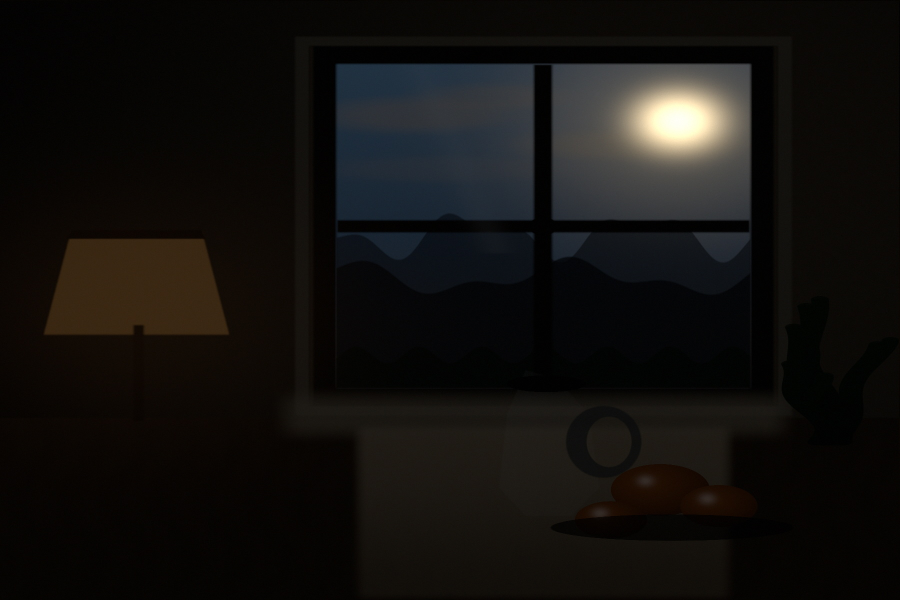
#> input picture samples/bracket_01_dark.jpg, 1800 x 1200 px (shown at 1/2 size); its folder holds only this picture in this run
$ python -i alignment.py   (imports and definitions only)   (older library calls are emulated)
#> lines starting #> are read from the running program, lines starting #| are printed output that depends on the picture
"""Geometric alignment for multi-exposure brackets.

Alignment paths:

* pure translation -> integer-pixel crops when the shift is integral, or one
  high-quality sub-pixel warp when it is fractional;
* rotation / scale drift -> ORB + RANSAC similarity estimate, then a homography
  candidate scored on high-frequency texture; one cubic/Lanczos warp and a
  common-area crop remove the border;
* after either global model, a 7x9 phase-correlation grid estimates and corrects
  small depth-dependent residual shifts (foreground vs. background parallax).

The second path is what the DJI Mimo validation set needs: its frames contain
up to ~0.8 degrees of rotation and ~0.3% scale drift, which a translation-only
crop cannot remove.
"""

from __future__ import annotations

import math
from typing import Callable, Sequence

import cv2
import numpy as np

ProgressFn = Callable[[str, float], None]


def _emit(progress: ProgressFn | None, message: str, fraction: float) -> None:
    if progress:
        progress(message, max(0.0, min(1.0, fraction)))


def _alignment_features(gray: np.ndarray) -> np.ndarray:
    """Exposure-tolerant edge map for phase correlation."""
    blurred = cv2.GaussianBlur(gray, (5, 5), 0)
    gx = cv2.Scharr(blurred, cv2.CV_32F, 1, 0)
    gy = cv2.Scharr(blurred, cv2.CV_32F, 0, 1)
    magnitude = cv2.magnitude(gx, gy)
    magnitude -= float(magnitude.mean())
    magnitude /= float(magnitude.std()) + 1e-6
    return magnitude


# [739 lines left out: functions _align_translation, _largest_rectangle, _estimate_similarity, _warp_and_crop_similarity, _to_matrix3, _score_geometry and 7 more, not called in this run]

>>> import cv2
>>> picture = cv2.imread('../samples/bracket_01_dark.jpg', cv2.IMREAD_GRAYSCALE)
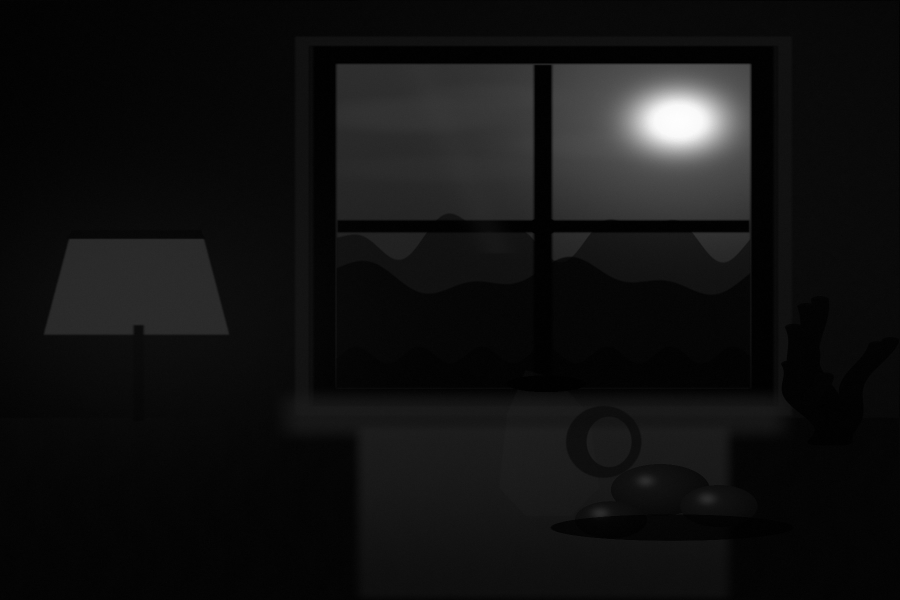
#> picture: shape (1200, 1800) (shown at 1/2 size); min 0, max 254, mean 17.4
>>> result = _alignment_features(picture)
#> in _alignment_features, `gx = cv2.Scharr(blurred, cv2.CV_32F, 1, 0)`:
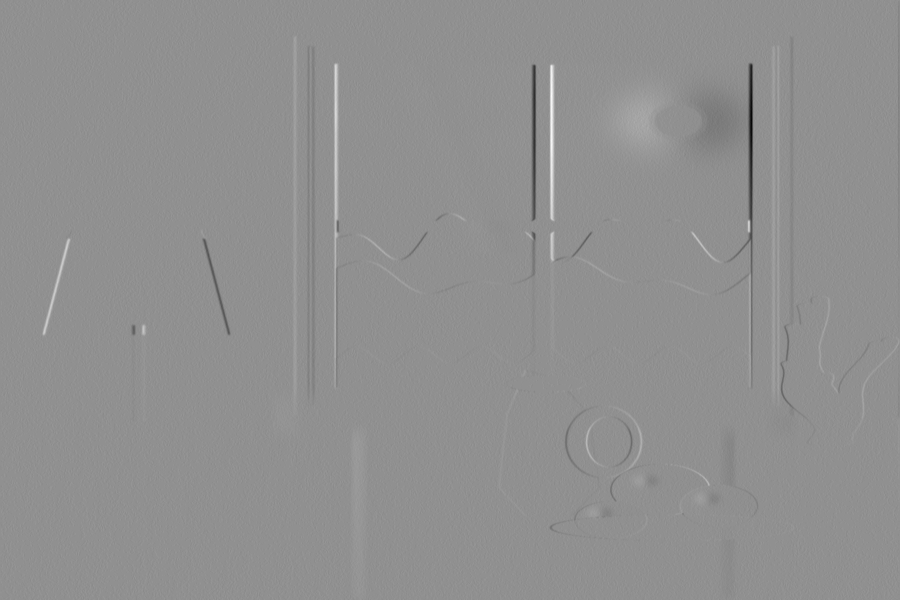
#> gx: shape (1200, 1800) float32 (shown at 1/2 size); min -480, max 368, mean 0; drawn with min black and max white
#> in _alignment_features, `gy = cv2.Scharr(blurred, cv2.CV_32F, 0, 1)`:
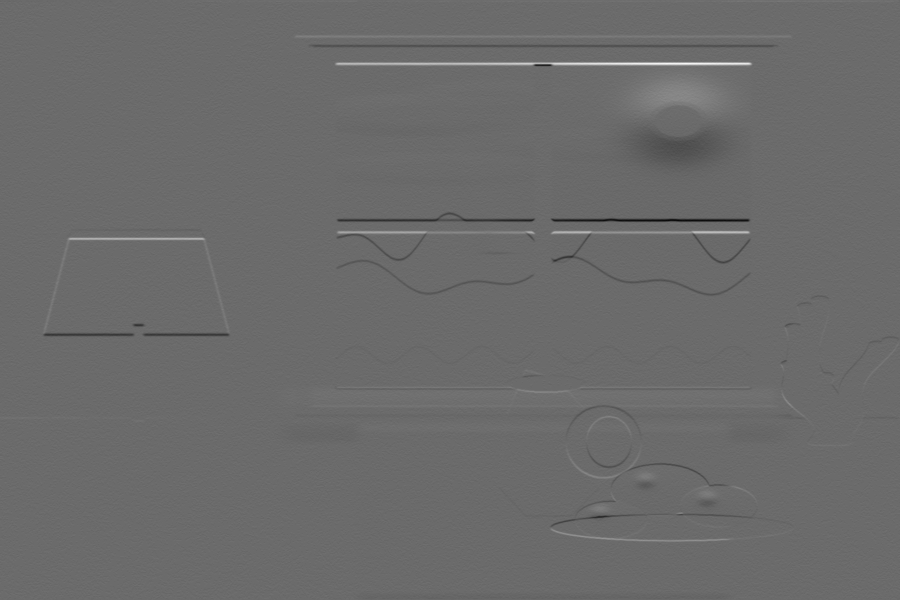
#> gy: shape (1200, 1800) float32 (shown at 1/2 size); min -407, max 560, mean 0; drawn with min black and max white
#> in _alignment_features, `magnitude = cv2.magnitude(gx, gy)`:
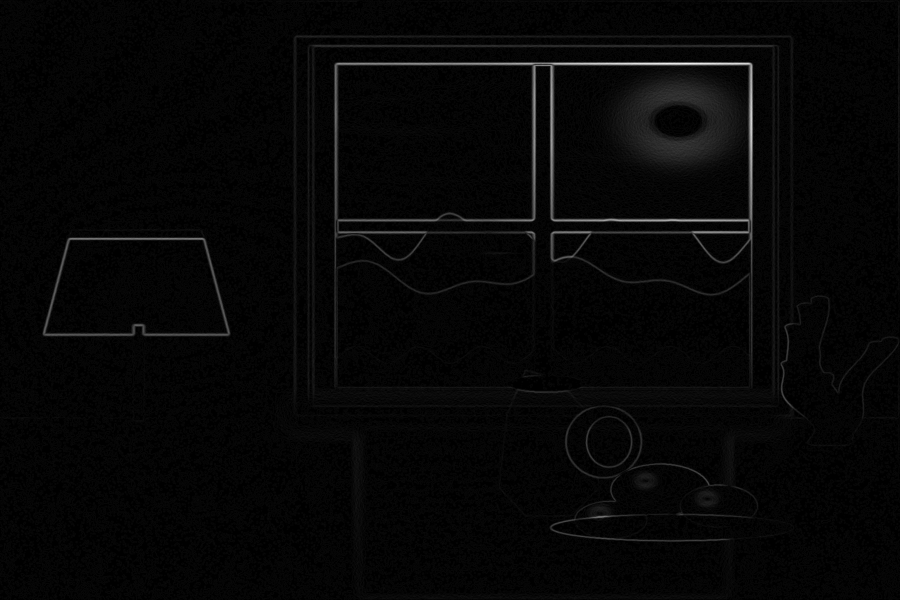
#> magnitude: shape (1200, 1800) float32 (shown at 1/2 size); min 0, max 560, mean 13.9; drawn with min black and max white
